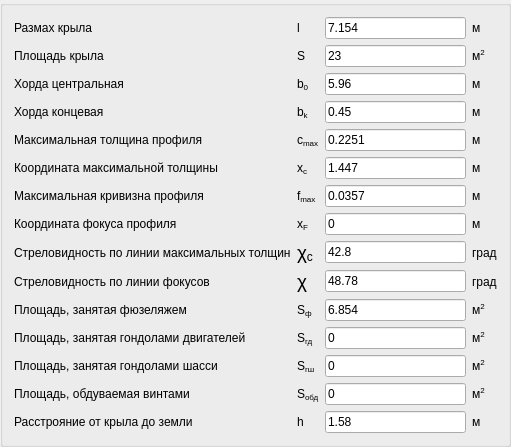
             <widget class="QGroupBox" name="groupBox">
              <property name="geometry">
               <rect>
                <x>10</x>
                <y>40</y>
                <width>511</width>
                <height>431</height>
               </rect>
              </property>
              <property name="styleSheet">
               <string notr="true"/>
              </property>
              <property name="title">
               <string/>
              </property>
              <layout class="QVBoxLayout" name="verticalLayout_10">
               <item>
                <layout class="QGridLayout" name="gridLayout">
                 <property name="topMargin">
                  <number>0</number>
                 </property>
                 <property name="bottomMargin">
                  <number>0</number>
                 </property>
                 <item row="7" column="0">
                  <widget class="QLabel" name="label_9">
                   <property name="text">
                    <string>&lt;html&gt;&lt;head/&gt;&lt;body&gt;&lt;p&gt;Координата фокуса профиля&lt;/p&gt;&lt;/body&gt;&lt;/html&gt;</string>
                   </property>
                  </widget>
                 </item>
                 <item row="11" column="0">
                  <widget class="QLabel" name="label_13">
                   <property name="text">
                    <string>Площадь, занятая гондолами двигателей</string>
                   </property>
                  </widget>
                 </item>
                 <item row="10" column="0">
                  <widget class="QLabel" name="label_12">
                   <property name="text">
                    <string>Площадь, занятая фюзеляжем</string>
                   </property>
                  </widget>
                 </item>
                 <item row="1" column="0" alignment="Qt::AlignLeft">
                  <widget class="QLabel" name="label_2">
                   <property name="text">
                    <string>Площадь крыла</string>
                   </property>
                  </widget>
                 </item>
                 <item row="3" column="0">
                  <widget class="QLabel" name="label_5">
                   <property name="text">
                    <string>Хорда концевая</string>
                   </property>
                  </widget>
                 </item>
                 <item row="3" column="2">
                  <widget class="QLineEdit" name="ed_bk">
                   <property name="text">
                    <string>0.45</string>
                   </property>
                  </widget>
                 </item>
                 <item row="4" column="2">
                  <widget class="QLineEdit" name="ed_cmax">
                   <property name="text">
                    <string>0.2251</string>
                   </property>
                  </widget>
                 </item>
                 <item row="5" column="2">
                  <widget class="QLineEdit" name="ed_xc">
                   <property name="text">
                    <string>1.447</string>
                   </property>
                  </widget>
                 </item>
                 <item row="11" column="2">
                  <widget class="QLineEdit" name="ed_Sgd">
                   <property name="text">
                    <string>0</string>
                   </property>
                  </widget>
                 </item>
                 <item row="2" column="2">
                  <widget class="QLineEdit" name="ed_b0">
                   <property name="text">
                    <string>5.96</string>
                   </property>
                  </widget>
                 </item>
                 <item row="0" column="0">
                  <widget class="QLabel" name="label">
                   <property name="text">
                    <string>Размах крыла</string>
                   </property>
                  </widget>
                 </item>
                 <item row="9" column="3">
                  <widget class="QLabel" name="label_40">
                   <property name="text">
                    <string>град</string>
                   </property>
                  </widget>
                 </item>
                 <item row="14" column="3">
                  <widget class="QLabel" name="label_45">
                   <property name="text">
                    <string>м</string>
                   </property>
                  </widget>
                 </item>
                 <item row="8" column="2">
                  <widget class="QLineEdit" name="ed_xc_deg">
                   <property name="text">
                    <string>42.8</string>
                   </property>
                  </widget>
                 </item>
                 <item row="2" column="0">
                  <widget class="QLabel" name="label_3">
                   <property name="text">
                    <string>Хорда центральная</string>
                   </property>
                  </widget>
                 </item>
                 <item row="4" column="3">
                  <widget class="QLabel" name="label_35">
                   <property name="text">
                    <string>м</string>
                   </property>
                  </widget>
                 </item>
                 <item row="12" column="0">
                  <widget class="QLabel" name="label_15">
                   <property name="text">
                    <string>Площадь, занятая гондолами шасси</string>
                   </property>
                  </widget>
                 </item>
                 <item row="0" column="2">
                  <widget class="QLineEdit" name="ed_l">
                   <property name="text">
                    <string>7.154</string>
                   </property>
                  </widget>
                 </item>
                 <item row="8" column="3">
                  <widget class="QLabel" name="label_39">
                   <property name="text">
                    <string>град</string>
                   </property>
                  </widget>
                 </item>
                 <item row="10" column="2">
                  <widget class="QLineEdit" name="ed_Sf">
                   <property name="text">
                    <string>6.854</string>
                   </property>
                  </widget>
                 </item>
                 <item row="14" column="2">
                  <widget class="QLineEdit" name="ed_h">
                   <property name="text">
                    <string>1.58</string>
                   </property>
                  </widget>
                 </item>
                 <item row="1" column="1">
                  <widget class="QLabel" name="label_18">
                   <property name="text">
                    <string>S</string>
                   </property>
                  </widget>
                 </item>
                 <item row="2" column="1">
                  <widget class="QLabel" name="label_19">
                   <property name="text">
                    <string>&lt;html&gt;&lt;head/&gt;&lt;body&gt;&lt;p&gt;b&lt;span style=&quot; vertical-align:sub;&quot;&gt;0&lt;/span&gt;&lt;/p&gt;&lt;/body&gt;&lt;/html&gt;</string>
                   </property>
                  </widget>
                 </item>
                 <item row="6" column="3">
                  <widget class="QLabel" name="label_37">
                   <property name="text">
                    <string>м</string>
                   </property>
                  </widget>
                 </item>
                 <item row="9" column="0">
                  <widget class="QLabel" name="label_11">
                   <property name="text">
                    <string>Стреловидность по линии фокусов</string>
                   </property>
                  </widget>
                 </item>
                 <item row="4" column="0">
                  <widget class="QLabel" name="label_6">
                   <property name="text">
                    <string>&lt;html&gt;&lt;head/&gt;&lt;body&gt;&lt;p&gt;Максимальная толщина профиля&lt;/p&gt;&lt;/body&gt;&lt;/html&gt;</string>
                   </property>
                  </widget>
                 </item>
                 <item row="1" column="2">
                  <widget class="QLineEdit" name="ed_S">
                   <property name="text">
                    <string>23</string>
                   </property>
                  </widget>
                 </item>
                 <item row="5" column="0">
                  <widget class="QLabel" name="label_7">
                   <property name="text">
                    <string>&lt;html&gt;&lt;head/&gt;&lt;body&gt;&lt;p&gt;Координата максимальной толщины&lt;/p&gt;&lt;/body&gt;&lt;/html&gt;</string>
                   </property>
                  </widget>
                 </item>
                 <item row="0" column="1">
                  <widget class="QLabel" name="label_14">
                   <property name="text">
                    <string>l  </string>
                   </property>
                  </widget>
                 </item>
                 <item row="1" column="3">
                  <widget class="QLabel" name="label_4">
                   <property name="text">
                    <string>&lt;html&gt;&lt;head/&gt;&lt;body&gt;&lt;p&gt;м&lt;span style=&quot; vertical-align:super;&quot;&gt;2&lt;/span&gt;&lt;/p&gt;&lt;/body&gt;&lt;/html&gt;</string>
                   </property>
                  </widget>
                 </item>
                 <item row="6" column="0">
                  <widget class="QLabel" name="label_8">
                   <property name="text">
                    <string>&lt;html&gt;&lt;head/&gt;&lt;body&gt;&lt;p&gt;Максимальная кривизна профиля&lt;/p&gt;&lt;/body&gt;&lt;/html&gt;</string>
                   </property>
                  </widget>
                 </item>
                 <item row="8" column="0">
                  <widget class="QLabel" name="label_10">
                   <property name="text">
                    <string>Стреловидность по линии максимальных толщин</string>
                   </property>
                  </widget>
                 </item>
                 <item row="10" column="1">
                  <widget class="QLabel" name="label_27">
                   <property name="text">
                    <string>&lt;html&gt;&lt;head/&gt;&lt;body&gt;&lt;p&gt;S&lt;span style=&quot; vertical-align:sub;&quot;&gt;ф&lt;/span&gt;&lt;/p&gt;&lt;/body&gt;&lt;/html&gt;</string>
                   </property>
                  </widget>
                 </item>
                 <item row="11" column="1">
                  <widget class="QLabel" name="label_28">
                   <property name="text">
                    <string>&lt;html&gt;&lt;head/&gt;&lt;body&gt;&lt;p&gt;S&lt;span style=&quot; vertical-align:sub;&quot;&gt;гд&lt;/span&gt;&lt;/p&gt;&lt;/body&gt;&lt;/html&gt;</string>
                   </property>
                  </widget>
                 </item>
                 <item row="7" column="3">
                  <widget class="QLabel" name="label_38">
                   <property name="text">
                    <string>м</string>
                   </property>
                  </widget>
                 </item>
                 <item row="13" column="1">
                  <widget class="QLabel" name="label_30">
                   <property name="text">
                    <string>&lt;html&gt;&lt;head/&gt;&lt;body&gt;&lt;p&gt;S&lt;span style=&quot; vertical-align:sub;&quot;&gt;обд&lt;/span&gt;&lt;/p&gt;&lt;/body&gt;&lt;/html&gt;</string>
                   </property>
                  </widget>
                 </item>
                 <item row="12" column="1">
                  <widget class="QLabel" name="label_29">
                   <property name="text">
                    <string>&lt;html&gt;&lt;head/&gt;&lt;body&gt;&lt;p&gt;S&lt;span style=&quot; vertical-align:sub;&quot;&gt;гш&lt;/span&gt;&lt;/p&gt;&lt;/body&gt;&lt;/html&gt;</string>
                   </property>
                  </widget>
                 </item>
                 <item row="14" column="1">
                  <widget class="QLabel" name="label_31">
                   <property name="text">
                    <string>h</string>
                   </property>
                  </widget>
                 </item>
                 <item row="0" column="3">
                  <widget class="QLabel" name="label_32">
                   <property name="text">
                    <string>м</string>
                   </property>
                  </widget>
                 </item>
                 <item row="8" column="1">
                  <widget class="QLabel" name="label_25">
                   <property name="text">
                    <string>&lt;html&gt;&lt;head/&gt;&lt;body&gt;&lt;p&gt;&lt;span style=&quot; font-family:'Times New Roman'; font-size:14pt; color:#000000;&quot;&gt;χ&lt;/span&gt;&lt;span style=&quot; font-family:'Times New Roman'; font-size:14pt; color:#000000; vertical-align:sub;&quot;&gt;с&lt;/span&gt;&lt;/p&gt;&lt;/body&gt;&lt;/html&gt;</string>
                   </property>
                  </widget>
                 </item>
                 <item row="9" column="1">
                  <widget class="QLabel" name="label_26">
                   <property name="text">
                    <string>&lt;html&gt;&lt;head/&gt;&lt;body&gt;&lt;p&gt;&lt;span style=&quot; font-family:'Times New Roman'; font-size:14pt; color:#000000;&quot;&gt;χ&lt;/span&gt;&lt;/p&gt;&lt;/body&gt;&lt;/html&gt;</string>
                   </property>
                  </widget>
                 </item>
                 <item row="7" column="1">
                  <widget class="QLabel" name="label_24">
                   <property name="text">
                    <string>&lt;html&gt;&lt;head/&gt;&lt;body&gt;&lt;p&gt;x&lt;span style=&quot; vertical-align:sub;&quot;&gt;F&lt;/span&gt;&lt;/p&gt;&lt;/body&gt;&lt;/html&gt;</string>
                   </property>
                  </widget>
                 </item>
                 <item row="13" column="0">
                  <widget class="QLabel" name="label_16">
                   <property name="text">
                    <string>Площадь, обдуваемая винтами</string>
                   </property>
                  </widget>
                 </item>
                 <item row="14" column="0">
                  <widget class="QLabel" name="label_17">
                   <property name="text">
                    <string>Расстрояние от крыла до земли</string>
                   </property>
                  </widget>
                 </item>
                 <item row="3" column="3">
                  <widget class="QLabel" name="label_34">
                   <property name="text">
                    <string>м</string>
                   </property>
                  </widget>
                 </item>
                 <item row="2" column="3">
                  <widget class="QLabel" name="label_33">
                   <property name="text">
                    <string>м</string>
                   </property>
                  </widget>
                 </item>
                 <item row="13" column="2">
                  <widget class="QLineEdit" name="ed_Sobd">
                   <property name="text">
                    <string>0</string>
                   </property>
                  </widget>
                 </item>
                 <item row="12" column="2">
                  <widget class="QLineEdit" name="ed_Sgsh">
                   <property name="text">
                    <string>0</string>
                   </property>
                  </widget>
                 </item>
                 <item row="5" column="3">
                  <widget class="QLabel" name="label_36">
                   <property name="text">
                    <string>м</string>
                   </property>
                  </widget>
                 </item>
                 <item row="3" column="1">
                  <widget class="QLabel" name="label_20">
                   <property name="text">
                    <string>&lt;html&gt;&lt;head/&gt;&lt;body&gt;&lt;p&gt;b&lt;span style=&quot; vertical-align:sub;&quot;&gt;k&lt;/span&gt;&lt;/p&gt;&lt;/body&gt;&lt;/html&gt;</string>
                   </property>
                  </widget>
                 </item>
                 <item row="4" column="1">
                  <widget class="QLabel" name="label_21">
                   <property name="text">
                    <string>&lt;html&gt;&lt;head/&gt;&lt;body&gt;&lt;p&gt;c&lt;span style=&quot; vertical-align:sub;&quot;&gt;max&lt;/span&gt;&lt;/p&gt;&lt;/body&gt;&lt;/html&gt;</string>
                   </property>
                  </widget>
                 </item>
                 <item row="5" column="1">
                  <widget class="QLabel" name="label_22">
                   <property name="text">
                    <string>&lt;html&gt;&lt;head/&gt;&lt;body&gt;&lt;p&gt;x&lt;span style=&quot; vertical-align:sub;&quot;&gt;c&lt;/span&gt;&lt;/p&gt;&lt;/body&gt;&lt;/html&gt;</string>
                   </property>
                  </widget>
                 </item>
                 <item row="6" column="1">
                  <widget class="QLabel" name="label_23">
                   <property name="text">
                    <string>&lt;html&gt;&lt;head/&gt;&lt;body&gt;&lt;p&gt;f&lt;span style=&quot; vertical-align:sub;&quot;&gt;max&lt;/span&gt;&lt;/p&gt;&lt;/body&gt;&lt;/html&gt;</string>
                   </property>
                  </widget>
                 </item>
                 <item row="6" column="2">
                  <widget class="QLineEdit" name="ed_fmax">
                   <property name="text">
                    <string>0.0357</string>
                   </property>
                  </widget>
                 </item>
                 <item row="7" column="2">
                  <widget class="QLineEdit" name="ed_xf">
                   <property name="text">
                    <string>0</string>
                   </property>
                  </widget>
                 </item>
                 <item row="9" column="2">
                  <widget class="QLineEdit" name="ed_x_deg">
                   <property name="text">
                    <string>48.78</string>
                   </property>
                  </widget>
                 </item>
                 <item row="10" column="3">
                  <widget class="QLabel" name="label_295">
                   <property name="text">
                    <string>&lt;html&gt;&lt;head/&gt;&lt;body&gt;&lt;p&gt;м&lt;span style=&quot; vertical-align:super;&quot;&gt;2&lt;/span&gt;&lt;/p&gt;&lt;/body&gt;&lt;/html&gt;</string>
                   </property>
                  </widget>
                 </item>
                 <item row="11" column="3">
                  <widget class="QLabel" name="label_41">
                   <property name="text">
                    <string>&lt;html&gt;&lt;head/&gt;&lt;body&gt;&lt;p&gt;м&lt;span style=&quot; vertical-align:super;&quot;&gt;2&lt;/span&gt;&lt;/p&gt;&lt;/body&gt;&lt;/html&gt;</string>
                   </property>
                  </widget>
                 </item>
                 <item row="12" column="3">
                  <widget class="QLabel" name="label_42">
                   <property name="text">
                    <string>&lt;html&gt;&lt;head/&gt;&lt;body&gt;&lt;p&gt;м&lt;span style=&quot; vertical-align:super;&quot;&gt;2&lt;/span&gt;&lt;/p&gt;&lt;/body&gt;&lt;/html&gt;</string>
                   </property>
                  </widget>
                 </item>
                 <item row="13" column="3">
                  <widget class="QLabel" name="label_43">
                   <property name="text">
                    <string>&lt;html&gt;&lt;head/&gt;&lt;body&gt;&lt;p&gt;м&lt;span style=&quot; vertical-align:super;&quot;&gt;2&lt;/span&gt;&lt;/p&gt;&lt;/body&gt;&lt;/html&gt;</string>
                   </property>
                  </widget>
                 </item>
                </layout>
               </item>
              </layout>
             </widget>
